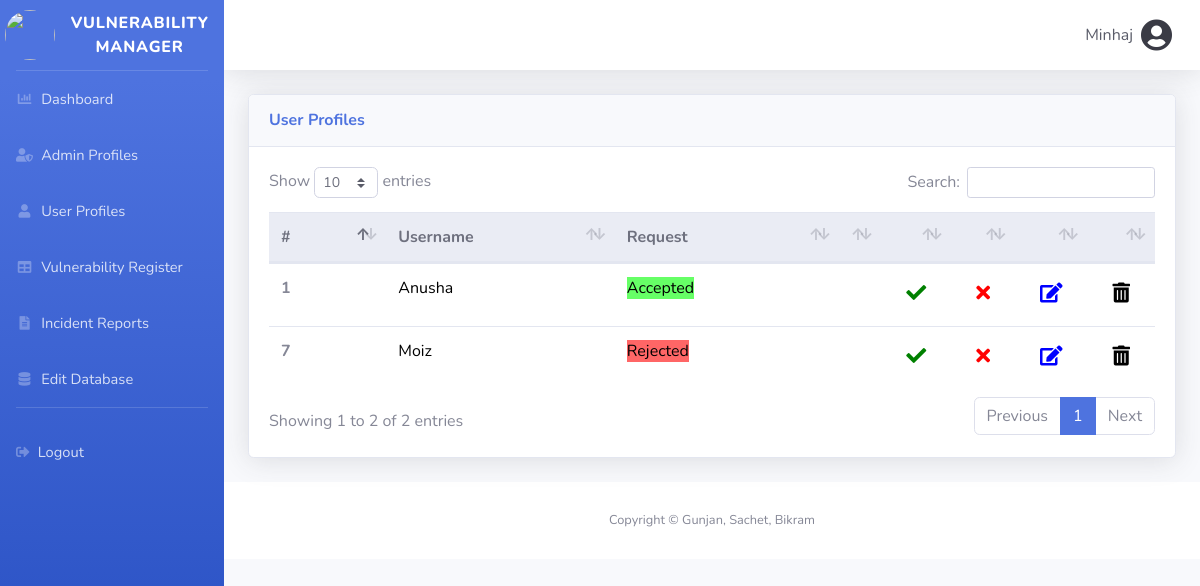
Screenshot of /userprof.php (signed in) with the database file from the repository.
### tables this page shows
CREATE TABLE `user` (
  `uno` int(10) NOT NULL,
  `uusername` varchar(60) NOT NULL,
  `upassword` varchar(60) NOT NULL,
  `accept` tinyint(1) NOT NULL DEFAULT 0
);

### userprof.php (the view, shortened to what this page needs)
<?php
include('includes/header.php');
include('includes/navbaradmin.php');
?>
<div class="container-fluid">
          <div class="card shadow mb-4">
            <div class="card-header py-3">
              <h6 class="m-0 font-weight-bold text-primary">User Profiles</h6>
            </div>
            <div class="card-body">
              <div class="table-responsive">
              <table class="table table-hover" id="dataTable">
                <thead class="thead-light">
                    <tr>
                        <th scope="col">#</th>
                        <th scope="col">Username</th>
                        <th scope="col">Request</th>
                        <th></th>
                        <th scope="col"></th>
                        <th scope="col"></th>
                        <th scope="col"></th>
                        <th scope="col"></th>
                    </tr>
                </thead>
                <tbody>
                <?php
                  require 'dbc.php';
                  $query = "SELECT * FROM user";
                  $stmt = mysqli_stmt_init($connection);
                  mysqli_stmt_prepare($stmt, $query);
                  mysqli_stmt_execute($stmt);
                  $result = mysqli_stmt_get_result($stmt);
                  while($row = mysqli_fetch_assoc($result))
                  {
                    ?>
                    <tr>
                      <th scope="row" width="120"><?php echo $row['uno']; ?></th>
                      <td style="color:black;" width="250"><?php echo $row['uusername']; ?></td>
                      <td width="250">
                      <?php
                      if($row['accept']===0)
                      {echo '<span style="color:black;background-color:#FF6666;">Rejected</span>';}
                      else
                      {echo '<span style="color:black;background-color:#66FF66;">Accepted</span>';}
                      ?>
                      </td>
                      <td></td>
                      <td width="20" align="right">
                      <form action="code.php" method="POST">
                      <center><button type="submit" data-toggle="tooltip" title="Accept Request" name="acceptbtn" class="btn simple-tooltip">
                      <i class="fas fa-check" style="font-size:20px;color:green;"></i></button></center>
                      </form>
                      </td>
                      <td width="20" align="right">
                      <form action="code.php" method="POST">
                      <center><button type="submit" data-toggle="tooltip" title="Reject Request" name="rejectbtn" class="btn simple-tooltip">
                      <i class="fas fa-times" style="font-size:20px;color:red;"></i></button></center>
                      </form>
                      </td>
                      <td width="20" align="right">
                        <form action="edituser.php" method="POST">
                        <center><button type="submit" data-toggle="tooltip" title="Edit User" name="editbtnuser" class="btn simple-tooltip">
                        <i class="fas fa-edit" style="font-size:20px;color:blue;"></i></button></center>
                        </form>
                      </td>
                      <td width="20" align="right">
                        <form action="code.php" method="POST">
                        <center><button type="submit" title="Delete User" name="deletebtnuser" class="btn simple-tooltip">
                        <i class="fas fa-trash-alt" style="font-size:20px;color:black"></i></button></center>
                        </form>
                      </td>
                    </tr>
                    <?php
                  }
                  ?>
                </tbody>
              </table>
              </div>
            </div>
          </div>
</div>
<?php
include('includes/footer.php');
?>

### rows the page displays
user: uno "1", uusername "Anusha", accept "Accepted"
user: uno "7", uusername "Moiz", accept "Rejected"

### other values shown
$_SESSION['admin'] "Minhaj"
